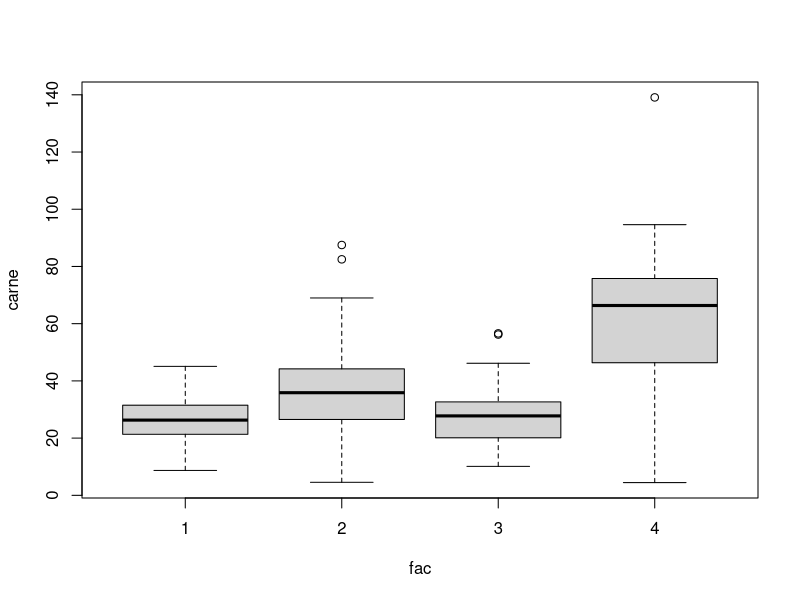

This chart was generated by the following R code:
datos <- read.csv('EXA_C08_S02_01.csv', header=T)
print(names(datos))

attach(datos)

ven <- VEN[!is.na(VEN)]
squ <- SQU[!is.na(SQU)]
rrb <- RRB[!is.na(RRB)]
nrb <- NRB[!is.na(NRB)]

n1 = length(ven)
n2 = length(squ)
n3 = length(rrb)
n4 = length(nrb)

carne = c(ven, squ, rrb, nrb)
fac = as.factor(c(rep(1, n1), rep(2, n2),rep(3, n3),rep(4, n4)))

boxplot(carne ~ fac)

res <- aov(carne ~ fac)

print(summary(res))

print(TukeyHSD(res))

